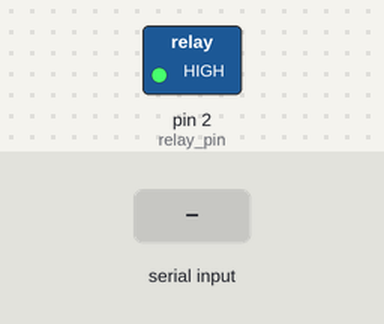
A sketch run on a simulated Arduino Uno, built with avr-gcc and run on an emulated ATmega328P. Shown: switched loads named in the sketch (green lamp = pin HIGH). Inputs (shaded band) come from the test bench.

Above: at 1.2 s.
1.3 s: "ON" received over Serial
At 3.5 s:
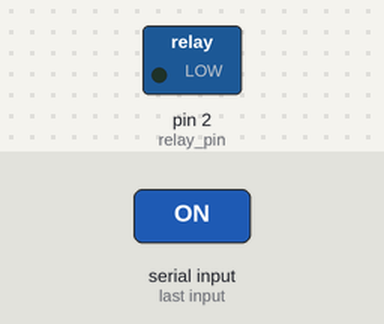
3.8 s: "OFF" received over Serial
At 5.4 s:
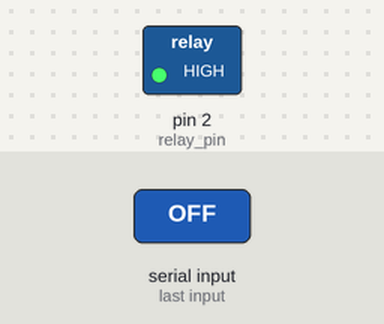
Timing chart, 0 to 6.9 s (numbered marks = the images above; inputs shaded):
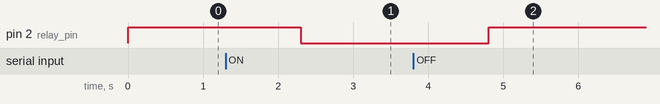

The sketch:

smart.ino
```cpp
const int relay_pin = 2;

void setup() {
  // put your setup code here, to run once:
  pinMode( relay_pin, OUTPUT);
  Serial.begin(9600);
  digitalWrite( relay_pin,1);
}

void loop() {
  // put your main code here, to run repeatedly:
  if(Serial.available()>0)
  {
    String command = Serial.readString();

    if(command == "ON"){
      digitalWrite( relay_pin, 0);
    }
    else if(command == "OFF"){
      digitalWrite( relay_pin, 1);
    }
  }
}
```

Measured:
- after the input at 1.3 s, pin 2 (relay_pin): HIGH → LOW after 1.0 s
- after the input at 3.8 s, pin 2 (relay_pin): LOW → HIGH after 1.0 s
